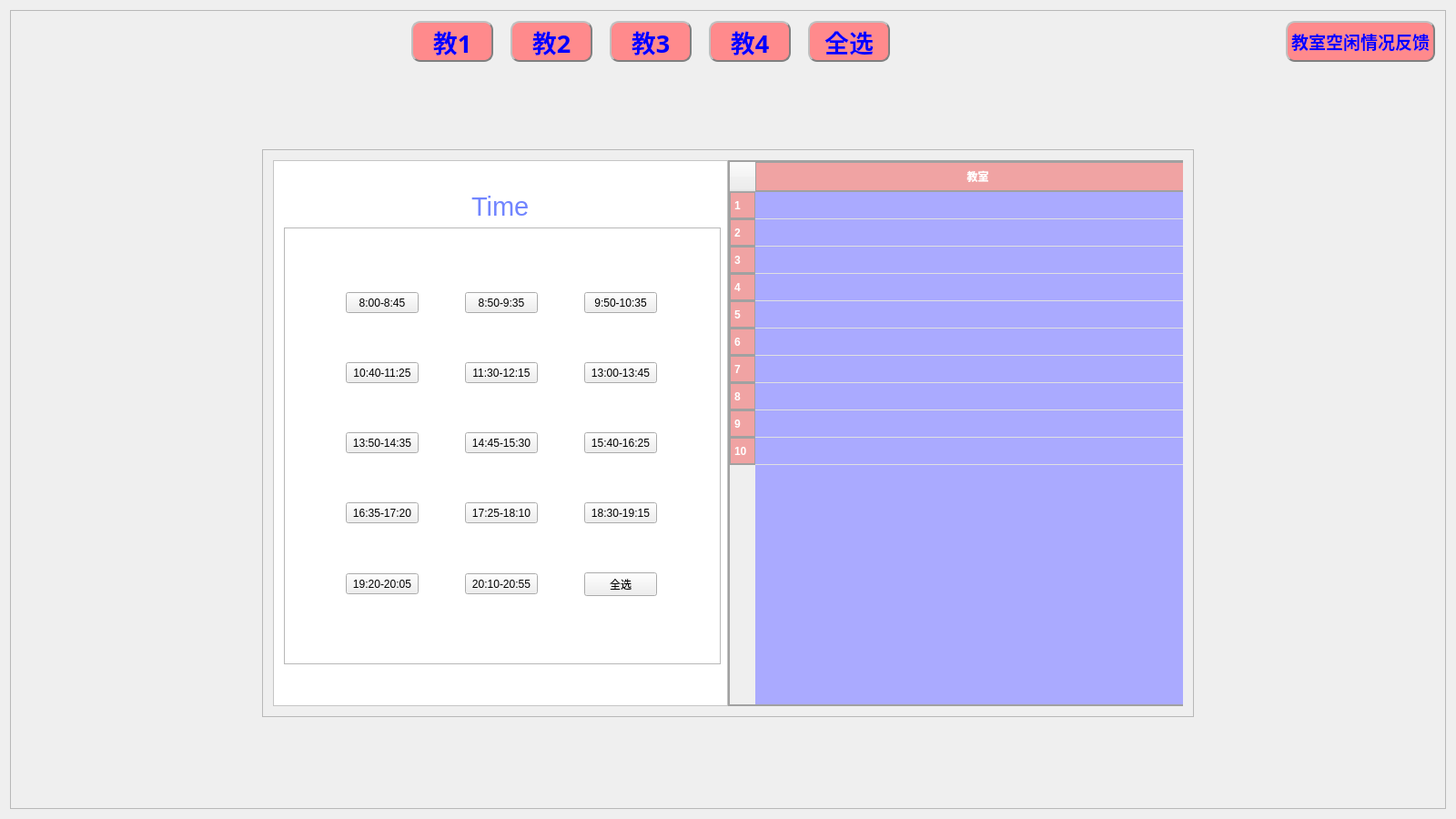
<?xml version="1.0" encoding="UTF-8"?>
<ui version="4.0">
 <class>Widget</class>
 <widget class="QWidget" name="Widget">
  <property name="geometry">
   <rect>
    <x>0</x>
    <y>0</y>
    <width>1600</width>
    <height>900</height>
   </rect>
  </property>
  <property name="minimumSize">
   <size>
    <width>800</width>
    <height>450</height>
   </size>
  </property>
  <property name="windowTitle">
   <string>空教室查询系统主界面</string>
  </property>
  <property name="windowIcon">
   <iconset>
    <normaloff>../image/searchIcon.png</normaloff>../image/searchIcon.png</iconset>
  </property>
  <property name="styleSheet">
   <string notr="true">#frame_background{
border-image:url(:/image/background-3.png);
}

#frame_login{background-color:#ffffff}
</string>
  </property>
  <layout class="QVBoxLayout" name="verticalLayout_3">
   <item>
    <widget class="QFrame" name="frame_background">
     <property name="frameShape">
      <enum>QFrame::StyledPanel</enum>
     </property>
     <property name="frameShadow">
      <enum>QFrame::Raised</enum>
     </property>
     <layout class="QVBoxLayout" name="verticalLayout_4">
      <item>
       <layout class="QHBoxLayout" name="horizontalLayout_2">
        <item>
         <spacer name="horizontalSpacer_3">
          <property name="orientation">
           <enum>Qt::Horizontal</enum>
          </property>
          <property name="sizeHint" stdset="0">
           <size>
            <width>13</width>
            <height>20</height>
           </size>
          </property>
         </spacer>
        </item>
        <item>
         <widget class="QPushButton" name="c1">
          <property name="minimumSize">
           <size>
            <width>90</width>
            <height>45</height>
           </size>
          </property>
          <property name="font">
           <font>
            <family>微软雅黑</family>
            <pointsize>20</pointsize>
            <weight>75</weight>
            <bold>true</bold>
           </font>
          </property>
          <property name="styleSheet">
           <string notr="true">QPushButton#c1 {
        background-color: rgb(255, 138, 140);
		border: 2px groove gray;
        border-radius: 10px;
 		padding: 2px 4px;
        border-style: outset;
    }

    QPushButton#c1:hover {
        background-color: rgb(229, 241, 251);
    }


QPushButton#c1 {
        color: blue;
        font-weight: bold;
        text-stroke: 1px black;
    }

QPushButton#c1:checked {
        background-color: rgb(170, 0, 0);
    }</string>
          </property>
          <property name="text">
           <string>教1</string>
          </property>
          <property name="checkable">
           <bool>true</bool>
          </property>
         </widget>
        </item>
        <item>
         <spacer name="horizontalSpacer_16">
          <property name="orientation">
           <enum>Qt::Horizontal</enum>
          </property>
          <property name="sizeType">
           <enum>QSizePolicy::Fixed</enum>
          </property>
          <property name="sizeHint" stdset="0">
           <size>
            <width>13</width>
            <height>20</height>
           </size>
          </property>
         </spacer>
        </item>
        <item>
         <widget class="QPushButton" name="c2">
          <property name="sizePolicy">
           <sizepolicy hsizetype="Minimum" vsizetype="Fixed">
            <horstretch>0</horstretch>
            <verstretch>0</verstretch>
           </sizepolicy>
          </property>
          <property name="minimumSize">
           <size>
            <width>90</width>
            <height>45</height>
           </size>
          </property>
          <property name="font">
           <font>
            <family>微软雅黑</family>
            <pointsize>20</pointsize>
            <weight>75</weight>
            <bold>true</bold>
           </font>
          </property>
          <property name="styleSheet">
           <string notr="true">QPushButton#c2 {
        background-color: rgb(255, 138, 140);
		border: 2px groove gray;
        border-radius: 10px;
 		padding: 2px 4px;
        border-style: outset;
    }

    QPushButton#c2:hover {
        background-color: rgb(229, 241, 251);
    }


QPushButton#c2 {
        color: blue;
        font-weight: bold;
        text-stroke: 1px black;
    }

QPushButton#c2:checked {
        background-color: rgb(170, 0, 0);
    }</string>
          </property>
          <property name="text">
           <string>教2</string>
          </property>
          <property name="checkable">
           <bool>true</bool>
          </property>
         </widget>
        </item>
        <item>
         <spacer name="horizontalSpacer_23">
          <property name="orientation">
           <enum>Qt::Horizontal</enum>
          </property>
          <property name="sizeType">
           <enum>QSizePolicy::Fixed</enum>
          </property>
          <property name="sizeHint" stdset="0">
           <size>
            <width>13</width>
            <height>20</height>
           </size>
          </property>
         </spacer>
        </item>
        <item>
         <widget class="QPushButton" name="c3">
          <property name="minimumSize">
           <size>
            <width>90</width>
            <height>45</height>
           </size>
          </property>
          <property name="font">
           <font>
            <family>微软雅黑</family>
            <pointsize>20</pointsize>
            <weight>75</weight>
            <bold>true</bold>
           </font>
          </property>
          <property name="styleSheet">
           <string notr="true">QPushButton#c3 {
        background-color: rgb(255, 138, 140);
		border: 2px groove gray;
        border-radius: 10px;
 		padding: 2px 4px;
        border-style: outset;
    }

    QPushButton#c3:hover {
        background-color: rgb(229, 241, 251);
    }


QPushButton#c3 {
        color: blue;
        font-weight: bold;
        text-stroke: 1px black;
    }

QPushButton#c3:checked {
        background-color: rgb(170, 0, 0);
    }</string>
          </property>
          <property name="text">
           <string>教3</string>
          </property>
          <property name="checkable">
           <bool>true</bool>
          </property>
         </widget>
        </item>
        <item>
         <spacer name="horizontalSpacer_24">
          <property name="orientation">
           <enum>Qt::Horizontal</enum>
          </property>
          <property name="sizeType">
           <enum>QSizePolicy::Fixed</enum>
          </property>
          <property name="sizeHint" stdset="0">
           <size>
            <width>13</width>
            <height>20</height>
           </size>
          </property>
         </spacer>
        </item>
        <item>
         <widget class="QPushButton" name="c4">
          <property name="minimumSize">
           <size>
            <width>90</width>
            <height>45</height>
           </size>
          </property>
          <property name="font">
           <font>
            <family>微软雅黑</family>
            <pointsize>20</pointsize>
            <weight>75</weight>
            <bold>true</bold>
           </font>
          </property>
          <property name="styleSheet">
           <string notr="true">QPushButton#c4 {
        background-color: rgb(255, 138, 140);
		border: 2px groove gray;
        border-radius: 10px;
 		padding: 2px 4px;
        border-style: outset;
    }

    QPushButton#c4:hover {
        background-color: rgb(229, 241, 251);
    }


QPushButton#c4 {
        color: blue;
        font-weight: bold;
        text-stroke: 1px black;
    }

QPushButton#c4:checked {
        background-color: rgb(170, 0, 0);
    }</string>
          </property>
          <property name="text">
           <string>教4</string>
          </property>
          <property name="checkable">
           <bool>true</bool>
          </property>
         </widget>
        </item>
        <item>
         <spacer name="horizontalSpacer_25">
          <property name="orientation">
           <enum>Qt::Horizontal</enum>
          </property>
          <property name="sizeType">
           <enum>QSizePolicy::Fixed</enum>
          </property>
          <property name="sizeHint" stdset="0">
           <size>
            <width>13</width>
            <height>20</height>
           </size>
          </property>
         </spacer>
        </item>
        <item>
         <widget class="QPushButton" name="pushButton_5">
          <property name="minimumSize">
           <size>
            <width>90</width>
            <height>45</height>
           </size>
          </property>
          <property name="font">
           <font>
            <family>微软雅黑</family>
            <pointsize>20</pointsize>
            <weight>75</weight>
            <bold>true</bold>
           </font>
          </property>
          <property name="styleSheet">
           <string notr="true">QPushButton#pushButton_5 {
        background-color: rgb(255, 138, 140);
		border: 2px groove gray;
        border-radius: 10px;
 		padding: 2px 4px;
        border-style: outset;
    }

    QPushButton#pushButton_5:hover {
        background-color: rgb(229, 241, 251);
        color: black;
    }

    QPushButton#pushButton_5:pressed {
        background-color: rgb(204, 228, 247);
        border-style: inset;
    }

QPushButton#pushButton_5 {
        color: blue;
        font-weight: bold;
        text-stroke: 1px black;
    }
</string>
          </property>
          <property name="text">
           <string>全选</string>
          </property>
          <property name="checkable">
           <bool>true</bool>
          </property>
         </widget>
        </item>
        <item>
         <spacer name="horizontalSpacer_4">
          <property name="orientation">
           <enum>Qt::Horizontal</enum>
          </property>
          <property name="sizeHint" stdset="0">
           <size>
            <width>13</width>
            <height>20</height>
           </size>
          </property>
         </spacer>
        </item>
        <item>
         <widget class="QPushButton" name="Btn_feedback">
          <property name="minimumSize">
           <size>
            <width>100</width>
            <height>45</height>
           </size>
          </property>
          <property name="font">
           <font>
            <family>微软雅黑</family>
            <pointsize>14</pointsize>
            <weight>75</weight>
            <bold>true</bold>
           </font>
          </property>
          <property name="styleSheet">
           <string notr="true">QPushButton#Btn_feedback {
        background-color: rgb(255, 138, 140);
		border: 2px groove gray;
        border-radius: 10px;
 		padding: 2px 4px;
        border-style: outset;
    }

    QPushButton#Btn_feedback:hover {
        background-color: rgb(229, 241, 251);
        color: black;
    }

    QPushButton#Btn_feedback:pressed {
        background-color: rgb(204, 228, 247);
        border-style: inset;
    }

QPushButton#Btn_feedback {
        color: blue;
        font-weight: bold;
        text-stroke: 1px black;
    }
</string>
          </property>
          <property name="text">
           <string>教室空闲情况反馈</string>
          </property>
         </widget>
        </item>
       </layout>
      </item>
      <item>
       <layout class="QVBoxLayout" name="verticalLayout_2">
        <item>
         <spacer name="verticalSpacer_9">
          <property name="orientation">
           <enum>Qt::Vertical</enum>
          </property>
          <property name="sizeHint" stdset="0">
           <size>
            <width>20</width>
            <height>13</height>
           </size>
          </property>
         </spacer>
        </item>
        <item>
         <layout class="QHBoxLayout" name="horizontalLayout_9">
          <item>
           <spacer name="horizontalSpacer_17">
            <property name="orientation">
             <enum>Qt::Horizontal</enum>
            </property>
            <property name="sizeHint" stdset="0">
             <size>
              <width>40</width>
              <height>20</height>
             </size>
            </property>
           </spacer>
          </item>
          <item>
           <widget class="QFrame" name="frame">
            <property name="frameShape">
             <enum>QFrame::StyledPanel</enum>
            </property>
            <property name="frameShadow">
             <enum>QFrame::Raised</enum>
            </property>
            <layout class="QGridLayout" name="gridLayout_2">
             <item row="0" column="0">
              <layout class="QHBoxLayout" name="horizontalLayout_8">
               <property name="spacing">
                <number>0</number>
               </property>
               <item>
                <widget class="QFrame" name="frame_login">
                 <property name="sizePolicy">
                  <sizepolicy hsizetype="Minimum" vsizetype="Minimum">
                   <horstretch>0</horstretch>
                   <verstretch>0</verstretch>
                  </sizepolicy>
                 </property>
                 <property name="minimumSize">
                  <size>
                   <width>500</width>
                   <height>600</height>
                  </size>
                 </property>
                 <property name="maximumSize">
                  <size>
                   <width>500</width>
                   <height>600</height>
                  </size>
                 </property>
                 <property name="frameShape">
                  <enum>QFrame::StyledPanel</enum>
                 </property>
                 <property name="frameShadow">
                  <enum>QFrame::Raised</enum>
                 </property>
                 <layout class="QGridLayout" name="gridLayout_5">
                  <item row="0" column="0">
                   <layout class="QVBoxLayout" name="verticalLayout">
                    <item>
                     <spacer name="verticalSpacer_2">
                      <property name="orientation">
                       <enum>Qt::Vertical</enum>
                      </property>
                      <property name="sizeHint" stdset="0">
                       <size>
                        <width>20</width>
                        <height>13</height>
                       </size>
                      </property>
                     </spacer>
                    </item>
                    <item>
                     <layout class="QHBoxLayout" name="horizontalLayout">
                      <item>
                       <spacer name="horizontalSpacer">
                        <property name="orientation">
                         <enum>Qt::Horizontal</enum>
                        </property>
                        <property name="sizeHint" stdset="0">
                         <size>
                          <width>40</width>
                          <height>20</height>
                         </size>
                        </property>
                       </spacer>
                      </item>
                      <item>
                       <widget class="QLabel" name="label_login">
                        <property name="font">
                         <font>
                          <family>Arial</family>
                          <pointsize>22</pointsize>
                         </font>
                        </property>
                        <property name="styleSheet">
                         <string notr="true">#label_login
{
    color:#7185ff;

}</string>
                        </property>
                        <property name="text">
                         <string>Time</string>
                        </property>
                       </widget>
                      </item>
                      <item>
                       <spacer name="horizontalSpacer_2">
                        <property name="orientation">
                         <enum>Qt::Horizontal</enum>
                        </property>
                        <property name="sizeHint" stdset="0">
                         <size>
                          <width>40</width>
                          <height>20</height>
                         </size>
                        </property>
                       </spacer>
                      </item>
                     </layout>
                    </item>
                    <item>
                     <widget class="QFrame" name="frame__time">
                      <property name="sizePolicy">
                       <sizepolicy hsizetype="Preferred" vsizetype="Preferred">
                        <horstretch>0</horstretch>
                        <verstretch>0</verstretch>
                       </sizepolicy>
                      </property>
                      <property name="minimumSize">
                       <size>
                        <width>480</width>
                        <height>480</height>
                       </size>
                      </property>
                      <property name="maximumSize">
                       <size>
                        <width>480</width>
                        <height>480</height>
                       </size>
                      </property>
                      <property name="frameShape">
                       <enum>QFrame::StyledPanel</enum>
                      </property>
                      <property name="frameShadow">
                       <enum>QFrame::Raised</enum>
                      </property>
                      <layout class="QGridLayout" name="gridLayout_4">
                       <item row="0" column="0">
                        <widget class="QWidget" name="widget" native="true">
                         <property name="sizePolicy">
                          <sizepolicy hsizetype="Preferred" vsizetype="Preferred">
                           <horstretch>0</horstretch>
                           <verstretch>0</verstretch>
                          </sizepolicy>
                         </property>
                         <property name="minimumSize">
                          <size>
                           <width>400</width>
                           <height>0</height>
                          </size>
                         </property>
                         <layout class="QGridLayout" name="gridLayout">
                          <item row="1" column="0">
                           <widget class="QPushButton" name="pushButton_9">
                            <property name="minimumSize">
                             <size>
                              <width>75</width>
                              <height>23</height>
                             </size>
                            </property>
                            <property name="text">
                             <string>10:40-11:25</string>
                            </property>
                            <property name="checkable">
                             <bool>true</bool>
                            </property>
                           </widget>
                          </item>
                          <item row="1" column="2">
                           <widget class="QPushButton" name="pushButton_11">
                            <property name="minimumSize">
                             <size>
                              <width>75</width>
                              <height>23</height>
                             </size>
                            </property>
                            <property name="text">
                             <string>13:00-13:45</string>
                            </property>
                            <property name="checkable">
                             <bool>true</bool>
                            </property>
                           </widget>
                          </item>
                          <item row="4" column="0">
                           <widget class="QPushButton" name="pushButton_18">
                            <property name="minimumSize">
                             <size>
                              <width>75</width>
                              <height>23</height>
                             </size>
                            </property>
                            <property name="text">
                             <string>19:20-20:05</string>
                            </property>
                            <property name="checkable">
                             <bool>true</bool>
                            </property>
                           </widget>
                          </item>
                          <item row="0" column="1">
                           <widget class="QPushButton" name="pushButton_7">
                            <property name="sizePolicy">
                             <sizepolicy hsizetype="Fixed" vsizetype="Fixed">
                              <horstretch>0</horstretch>
                              <verstretch>0</verstretch>
                             </sizepolicy>
                            </property>
                            <property name="minimumSize">
                             <size>
                              <width>75</width>
                              <height>23</height>
                             </size>
                            </property>
                            <property name="text">
                             <string>8:50-9:35</string>
                            </property>
                            <property name="checkable">
                             <bool>true</bool>
                            </property>
                           </widget>
                          </item>
                          <item row="0" column="0">
                           <widget class="QPushButton" name="pushButton_6">
                            <property name="sizePolicy">
                             <sizepolicy hsizetype="Fixed" vsizetype="Fixed">
                              <horstretch>0</horstretch>
                              <verstretch>0</verstretch>
                             </sizepolicy>
                            </property>
                            <property name="minimumSize">
                             <size>
                              <width>75</width>
                              <height>23</height>
                             </size>
                            </property>
                            <property name="maximumSize">
                             <size>
                              <width>16777215</width>
                              <height>16777215</height>
                             </size>
                            </property>
                            <property name="text">
                             <string>8:00-8:45</string>
                            </property>
                            <property name="checkable">
                             <bool>true</bool>
                            </property>
                           </widget>
                          </item>
                          <item row="4" column="1">
                           <widget class="QPushButton" name="pushButton_19">
                            <property name="minimumSize">
                             <size>
                              <width>75</width>
                              <height>23</height>
                             </size>
                            </property>
                            <property name="text">
                             <string>20:10-20:55</string>
                            </property>
                            <property name="checkable">
                             <bool>true</bool>
                            </property>
                           </widget>
                          </item>
                          <item row="3" column="1">
                           <widget class="QPushButton" name="pushButton_16">
                            <property name="minimumSize">
                             <size>
                              <width>75</width>
                              <height>23</height>
                             </size>
                            </property>
                            <property name="text">
                             <string>17:25-18:10</string>
                            </property>
                            <property name="checkable">
                             <bool>true</bool>
                            </property>
                           </widget>
                          </item>
                          <item row="3" column="2">
                           <widget class="QPushButton" name="pushButton_17">
                            <property name="minimumSize">
                             <size>
                              <width>75</width>
                              <height>23</height>
                             </size>
                            </property>
                            <property name="text">
                             <string>18:30-19:15</string>
                            </property>
                            <property name="checkable">
                             <bool>true</bool>
                            </property>
                           </widget>
                          </item>
                          <item row="1" column="1">
                           <widget class="QPushButton" name="pushButton_10">
                            <property name="minimumSize">
                             <size>
                              <width>75</width>
                              <height>23</height>
                             </size>
                            </property>
                            <property name="text">
                             <string>11:30-12:15</string>
                            </property>
                            <property name="checkable">
                             <bool>true</bool>
                            </property>
                           </widget>
                          </item>
                          <item row="0" column="2">
                           <widget class="QPushButton" name="pushButton_8">
                            <property name="sizePolicy">
                             <sizepolicy hsizetype="Fixed" vsizetype="Fixed">
                              <horstretch>0</horstretch>
                              <verstretch>0</verstretch>
                             </sizepolicy>
                            </property>
                            <property name="minimumSize">
                             <size>
                              <width>75</width>
                              <height>23</height>
                             </size>
                            </property>
                            <property name="text">
                             <string>9:50-10:35</string>
                            </property>
                            <property name="checkable">
                             <bool>true</bool>
                            </property>
                           </widget>
                          </item>
                          <item row="2" column="1">
                           <widget class="QPushButton" name="pushButton_13">
                            <property name="minimumSize">
                             <size>
                              <width>75</width>
                              <height>23</height>
                             </size>
                            </property>
                            <property name="text">
                             <string>14:45-15:30</string>
                            </property>
                            <property name="checkable">
                             <bool>true</bool>
                            </property>
                           </widget>
                          </item>
                          <item row="4" column="2">
                           <widget class="QPushButton" name="pushButton_20">
                            <property name="minimumSize">
                             <size>
                              <width>75</width>
                              <height>23</height>
                             </size>
                            </property>
                            <property name="text">
                             <string>全选</string>
                            </property>
                            <property name="checkable">
                             <bool>true</bool>
                            </property>
                           </widget>
                          </item>
                          <item row="3" column="0">
                           <widget class="QPushButton" name="pushButton_15">
                            <property name="minimumSize">
                             <size>
                              <width>75</width>
                              <height>23</height>
                             </size>
                            </property>
                            <property name="text">
                             <string>16:35-17:20</string>
                            </property>
                            <property name="checkable">
                             <bool>true</bool>
                            </property>
                           </widget>
                          </item>
                          <item row="2" column="2">
                           <widget class="QPushButton" name="pushButton_14">
                            <property name="minimumSize">
                             <size>
                              <width>75</width>
                              <height>23</height>
                             </size>
                            </property>
                            <property name="text">
                             <string>15:40-16:25</string>
                            </property>
                            <property name="checkable">
                             <bool>true</bool>
                            </property>
                           </widget>
                          </item>
                          <item row="2" column="0">
                           <widget class="QPushButton" name="pushButton_12">
                            <property name="minimumSize">
                             <size>
                              <width>75</width>
                              <height>23</height>
                             </size>
                            </property>
                            <property name="text">
                             <string>13:50-14:35</string>
                            </property>
                            <property name="checkable">
                             <bool>true</bool>
                            </property>
                           </widget>
                          </item>
                         </layout>
                        </widget>
                       </item>
                      </layout>
                     </widget>
                    </item>
                    <item>
                     <spacer name="verticalSpacer">
                      <property name="orientation">
                       <enum>Qt::Vertical</enum>
                      </property>
                      <property name="sizeType">
                       <enum>QSizePolicy::Fixed</enum>
                      </property>
                      <property name="sizeHint" stdset="0">
                       <size>
                        <width>20</width>
                        <height>13</height>
                       </size>
                      </property>
                     </spacer>
                    </item>
                    <item>
                     <layout class="QHBoxLayout" name="horizontalLayout_6"/>
                    </item>
                    <item>
                     <spacer name="verticalSpacer_8">
                      <property name="orientation">
                       <enum>Qt::Vertical</enum>
                      </property>
                      <property name="sizeHint" stdset="0">
                       <size>
                        <width>20</width>
                        <height>13</height>
                       </size>
                      </property>
                     </spacer>
                    </item>
                   </layout>
                  </item>
                 </layout>
                </widget>
               </item>
               <item>
                <widget class="QFrame" name="frame_pic">
                 <property name="sizePolicy">
                  <sizepolicy hsizetype="Minimum" vsizetype="Minimum">
                   <horstretch>0</horstretch>
                   <verstretch>0</verstretch>
                  </sizepolicy>
                 </property>
                 <property name="minimumSize">
                  <size>
                   <width>500</width>
                   <height>600</height>
                  </size>
                 </property>
                 <property name="frameShape">
                  <enum>QFrame::StyledPanel</enum>
                 </property>
                 <property name="frameShadow">
                  <enum>QFrame::Raised</enum>
                 </property>
                 <widget class="QTableWidget" name="tableWidget">
                  <property name="geometry">
                   <rect>
                    <x>0</x>
                    <y>0</y>
                    <width>521</width>
                    <height>600</height>
                   </rect>
                  </property>
                  <property name="sizePolicy">
                   <sizepolicy hsizetype="Preferred" vsizetype="Preferred">
                    <horstretch>0</horstretch>
                    <verstretch>0</verstretch>
                   </sizepolicy>
                  </property>
                  <property name="minimumSize">
                   <size>
                    <width>400</width>
                    <height>600</height>
                   </size>
                  </property>
                  <property name="maximumSize">
                   <size>
                    <width>600</width>
                    <height>600</height>
                   </size>
                  </property>
                  <property name="styleSheet">
                   <string notr="true">#tableWidget{ background-color: #aaaaff; }
/* 设置表格的基本样式 */  
QTableView {  
border-image:url(:/res/pic/background-1.png);
    background-color: #f9f9f9; /* 背景色 */  
    border: 2px solid #a1a1a1; /* 边框 */  
    gridline-color: #e0e0e0; /* 网格线颜色 */  
    selection-background-color: #88d8b0; /* 选中项背景色 */  
    selection-color: #ffffff; /* 选中项文字颜色 */  
}  
  
/* 设置表头样式 */  
QHeaderView::section {  
    background-color: #f0a3a3; /* 背景色 */  
    color: #ffffff; /* 文字颜色 */  
    border: 1px solid #a1a1a1; /* 边框 */  
    border-bottom: 2px solid #a1a1a1; /* 底边框加粗 */  
    padding: 4px; /* 内边距 */  
    font-weight: bold; /* 字体加粗 */  
}  
  
/* 设置表格项的样式 */  
QTableView::item {  
    border: none; /* 无边框 */  
    padding: 4px; /* 内边距 */  
	background-color: transparent; 
}  
  
/* 奇数行样式 */  
QTableView::item:nth-child(odd) {  
    background-color: #e9e9e9; /* 奇数行背景色 */  
}  
  
/* 偶数行样式 */  
QTableView::item:nth-child(even) {  
    background-color: #f5f5f5; /* 偶数行背景色 */  
}  
  
/* 鼠标悬停时的样式 */  
QTableView::item:hover {  
    background-color: #c8e6c9; /* 鼠标悬停时的背景色 */  
}  
  
/* 选中项的样式（当与selection-background-color不同时使用）*/  
QTableView::item:selected {  
    background-color: #a5d6a7; /* 选中项背景色 */  
}  
  
/* 自定义滚动条样式 */  
QScrollBar:vertical {  
    border: none; /* 无边框 */  
    background: #f0f0f0; /* 背景色 */  
    width: 15px; /* 宽度 */  
    margin: 0px 0px 0px 0px; /* 边距 */  
}  
  
QScrollBar::handle:vertical {  
    background: #a8a8a8; /* 滑块背景色 */  
    min-height: 20px; /* 最小高度 */  
}  
  
QScrollBar::add-line:vertical {  
    border: none; /* 无边框 */  
    background: none; /* 无背景 */  
    height: 0px; /* 高度 */  
    subcontrol-position: bottom; /* 位置 */  
    subcontrol-origin: margin; /* 起始位置 */  
}  
  
QScrollBar::sub-line:vertical {  
    border: none; /* 无边框 */  
    background: none; /* 无背景 */  
    height: 0px; /* 高度 */  
    subcontrol-position: top; /* 位置 */  
    subcontrol-origin: margin; /* 起始位置 */  
}  
  
QScrollBar::up-arrow:vertical, QScrollBar::down-arrow:vertical {  
    border: none; /* 无边框 */  
    background: none; /* 无背景 */  
    height: 0px; /* 高度 */  
}  
  
QScrollBar::add-page:vertical, QScrollBar::sub-page:vertical {  
    background: none; /* 无背景 */  
}

</string>
                  </property>
                  <property name="rowCount">
                   <number>10</number>
                  </property>
                  <attribute name="horizontalHeaderStretchLastSection">
                   <bool>true</bool>
                  </attribute>
                  <row/>
                  <row/>
                  <row/>
                  <row/>
                  <row/>
                  <row/>
                  <row/>
                  <row/>
                  <row/>
                  <row/>
                  <column>
                   <property name="text">
                    <string>教室</string>
                   </property>
                   <property name="textAlignment">
                    <set>AlignCenter</set>
                   </property>
                  </column>
                 </widget>
                </widget>
               </item>
              </layout>
             </item>
            </layout>
           </widget>
          </item>
          <item>
           <spacer name="horizontalSpacer_18">
            <property name="orientation">
             <enum>Qt::Horizontal</enum>
            </property>
            <property name="sizeHint" stdset="0">
             <size>
              <width>40</width>
              <height>20</height>
             </size>
            </property>
           </spacer>
          </item>
         </layout>
        </item>
        <item>
         <spacer name="verticalSpacer_10">
          <property name="orientation">
           <enum>Qt::Vertical</enum>
          </property>
          <property name="sizeHint" stdset="0">
           <size>
            <width>20</width>
            <height>13</height>
           </size>
          </property>
         </spacer>
        </item>
       </layout>
      </item>
     </layout>
    </widget>
   </item>
  </layout>
 </widget>
 <layoutdefault spacing="6" margin="11"/>
 <resources>
  <include location="../qrc.qrc"/>
 </resources>
 <connections/>
</ui>
